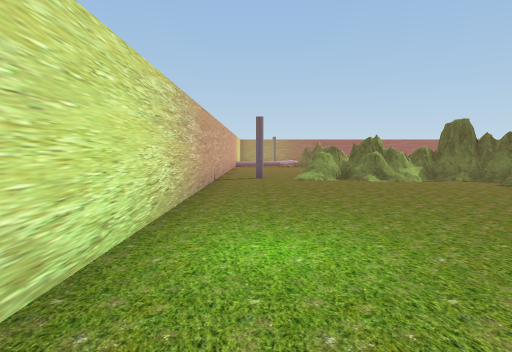
[1] (above)

18 first-person views from a walk through a Unity game level. The camera is 1.5 m above the floor, tilts 4° down and sees 75° across. The floor is counted in squares, 2 m on a side. Each view is taken from the middle of a square. On the plan, view 1 faces up. The plan holds only what a view shows up to about 11 squares ahead; the rest is blank. The player character is not drawn. Some surface patterns are stand-ins.

[2]
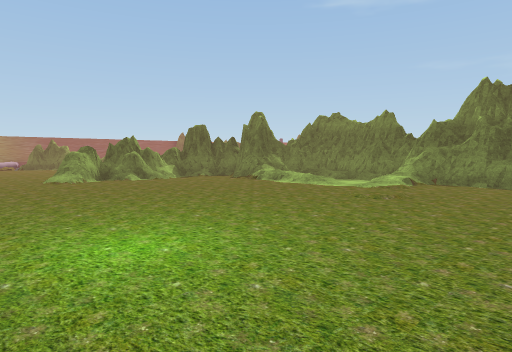

[3]
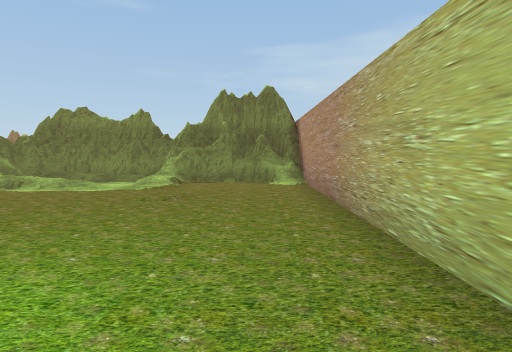

[4]
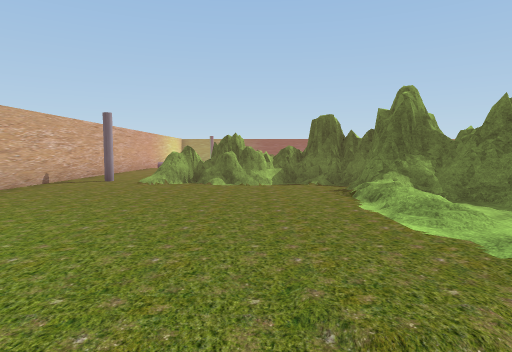

[5]
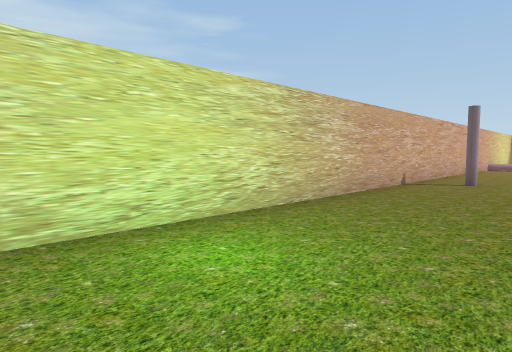

[6]
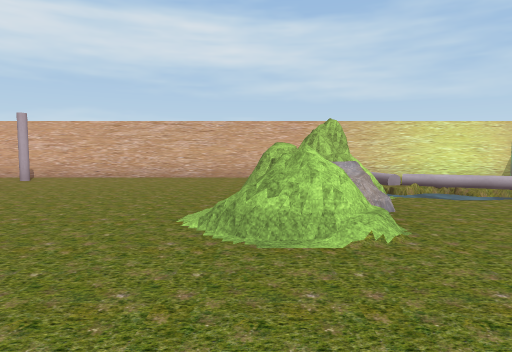

[7]
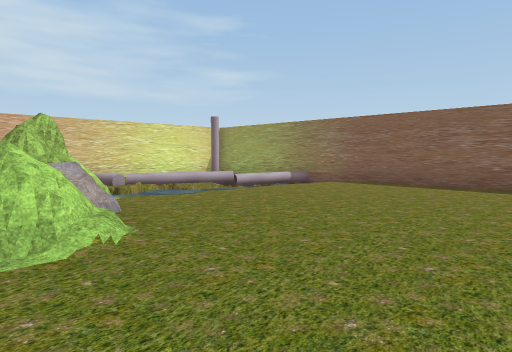

[8]
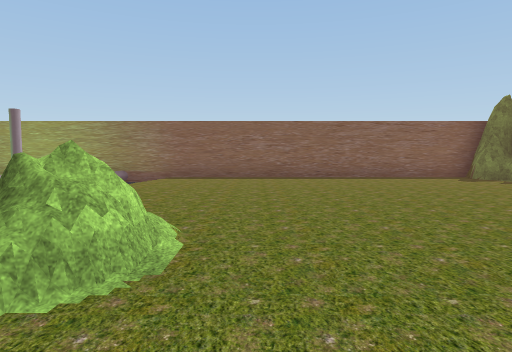

[9]
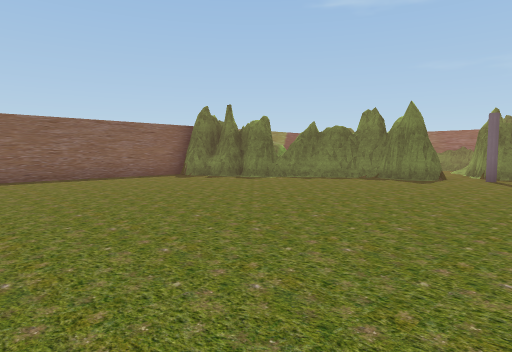

[10]
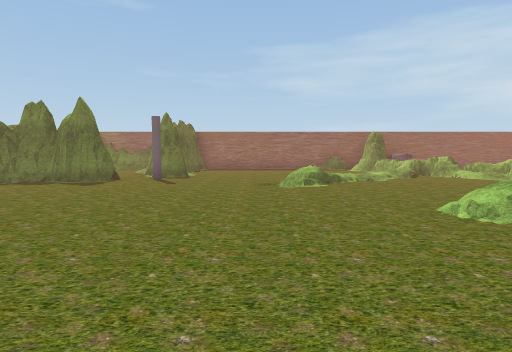

[11]
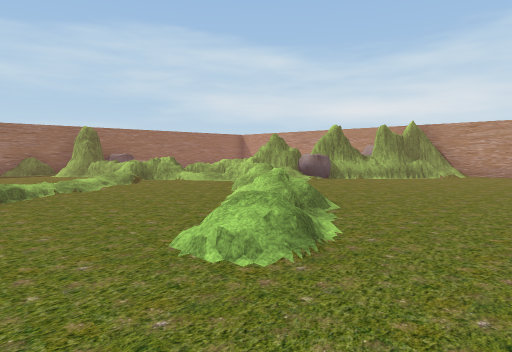

[12]
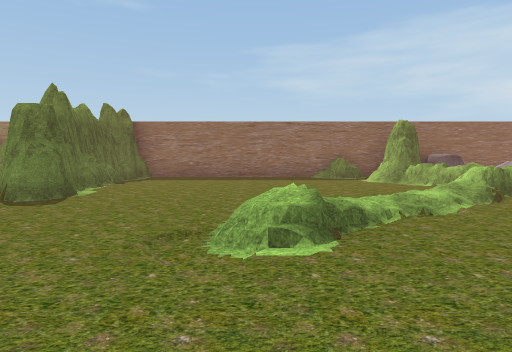

[13]
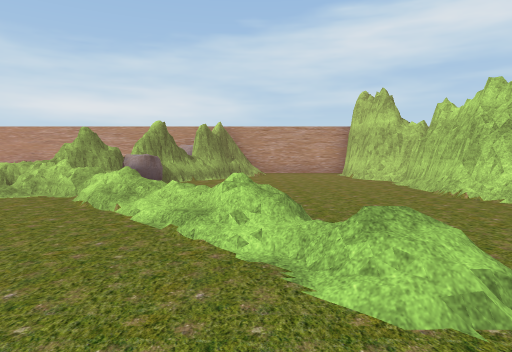

[14]
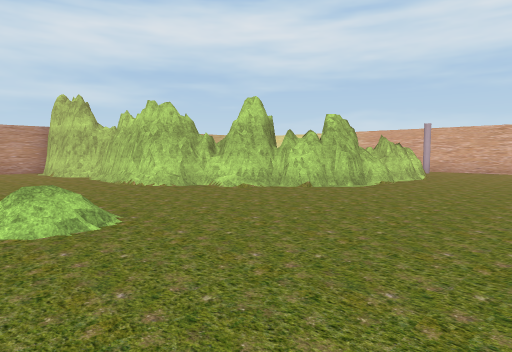

[15]
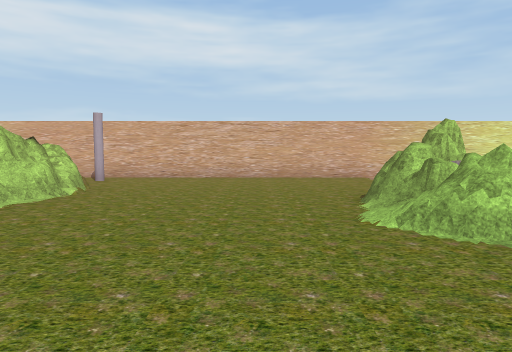

[16]
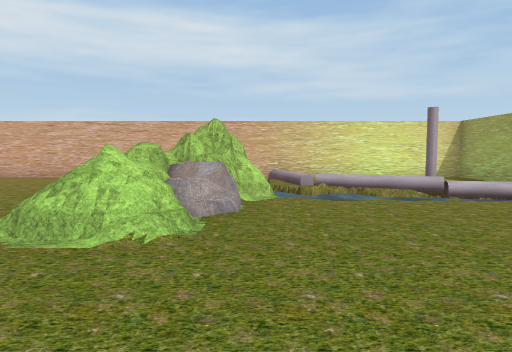

[17]
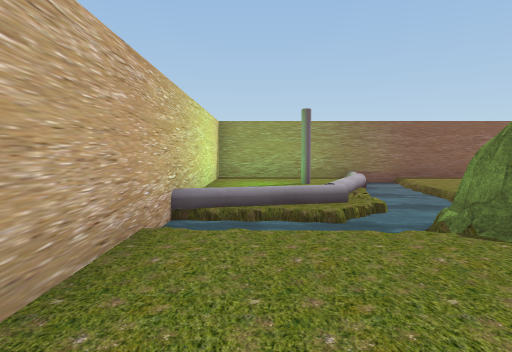

[18]
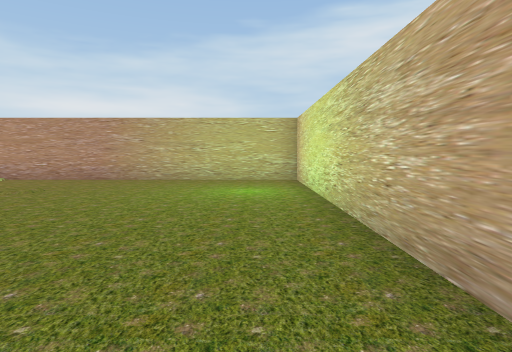

### Floor plan
Key: @ floor where view 1 was taken; # wall or solid block; x gap in a wall; . main floor; : floor 0.25 m higher than the main floor; + floor 0.5 m higher than the main floor; * floor 0.75 m higher than the main floor; / step, stairs or slope; = window, fence, low wall or low ledge; ≈ water the walk keeps out of; ^ raised ledge; O other object.
Columns run from 2 left of view 1 to 24 right of it. Each row starts with its distance up from view 1.
 25       ###########
 24  ######.........#
 23  #...O≈.........##
 22  #..OO...........#
 21  #. O≈...........##
 20  #  O≈............##     #
 19  O:#≈≈/............#     #
 18  #≈≈≈x//...........#
 17 #...##O#/..........#..
 16 #.....#=#............######
 15 #.........................#
 14 #.........................#
 13 #.........................#
 12 #.................//......#
 11 #.................//......#
 10 #...#####.....*....//..../=
  9 #...###.##.....//...:...=^
  8 #.......###....+//...=.=##
  7 #......./###..../=/./=##OO
  6 #......./.##.....#==/=O OO
  5 #......./.##......##=    #
  4 #......../##......O#     #
  3 #......../##.....##
  2 #.........###...##
  1 #.........###../#OO
  0 #.@....../##  .##
 -1 ###########   #

Positions as (right, up) in squares from view 1, and headings:
1: (0, 0), facing up
2: (-1, 0), facing up-right
3: (-1, 1), facing right
4: (4, 1), facing up
5: (2, 1), facing up-left
6: (9, 16), facing left
7: (9, 16), facing up-left
8: (7, 14), facing up
9: (7, 14), facing up-right
10: (8, 13), facing right
11: (10, 12), facing down-right
12: (13, 12), facing right
13: (13, 12), facing down
14: (13, 14), facing down-left
15: (9, 14), facing left
16: (9, 18), facing left
17: (0, 14), facing up
18: (0, 9), facing down
